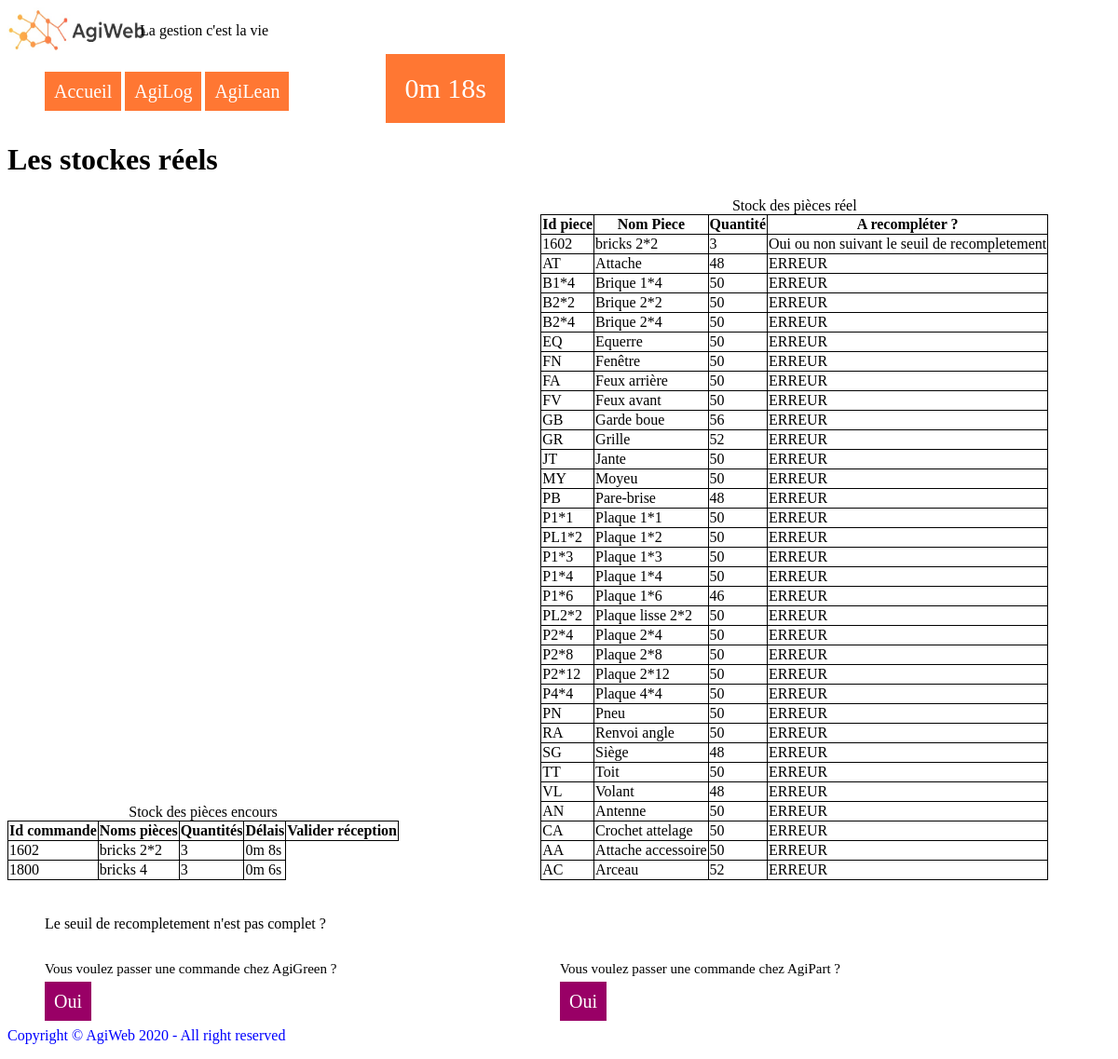
Page /Agilog/Encours on the earlier database version.
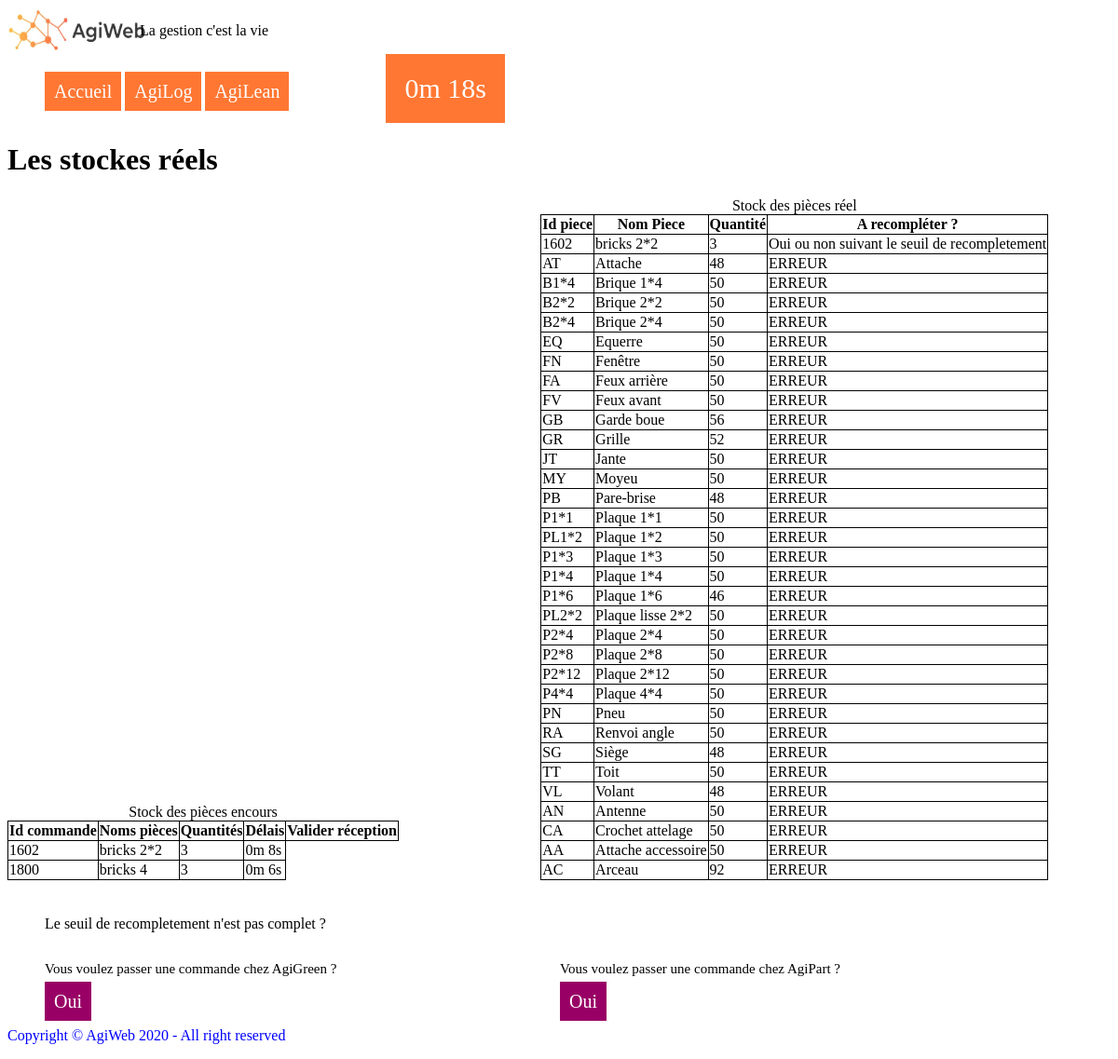
Same page on the later database version.
### tables this page shows
CREATE TABLE "piece" (
	"id"	TEXT NOT NULL,
	"nom"	TEXT NOT NULL,
	"quantite"	INTEGER NOT NULL,
	"seuil_recomp"	INTEGER,
	"stock_secu"	INTEGER,
	"delai_reappro"	INTEGER,
	"a_commander"	INTEGER,
	"fournisseur"	INTEGER,
	PRIMARY KEY("id")
);

### run.py (the view)
@app.route('/Agilog/Encours')
def encoursAlog():
    seuil_commande()
    tab_encours=select_encours()
    tab_reel=select_stock_reel()
    list_of_list = zip(tab_reel['id'],  tab_reel['nom'], tab_reel['quantite'], tab_reel['a_commander'])
    print(zip(tab_reel['id'],  tab_reel['nom'], tab_reel['quantite'], tab_reel['a_commander']))
    return render_template('encours_alog.html',tab_reel=list_of_list)

### fonctions_logiques.py (called while the page is built, shortened)
def seuil_commande (): #stock, nom et seuil_recomp sont des listes et si les stock sont inf au seuil, la colonne a_commander de la pièce passe à 1
    con = lite.connect(cheminbdd) #attention chez toi c'est pas rangé au meme endroit
    con.row_factory = lite.Row
    cur = con.cursor()
    cur.execute("SELECT quantite, seuil_recomp, nom FROM piece")
    d=tab(cur.fetchall())
    bdd=convert_dict(d,"quantite","seuil_recomp","nom")
    taille=len(bdd["quantite"])
    for i in range (0,taille):
        print (bdd["seuil_recomp"][i])
        print (bdd["quantite"][i])
        try:
            bdd["seuil_recomp"][i]=int(bdd["seuil_recomp"][i])
        except:
            print ("non")
    con.commit()
    con.close()

def tab (listesql): #prend une liste sql et la transforme en tableau
    tt=[]
    for i in listesql:
        a=[]
        for j in i:
            a.append(j)
        tt.append(a)
    ttt=[0]*len(tt[0])
    for i in range (0,len(tt[0])):
        ttt[i]=[0]*len(tt)
    for i in range (0,len(tt[0])):
            for j in range (0,len(tt)):
                ttt[i][j]=tt[j][i]
    return(ttt)

def convert_dict(L,c1=None,c2=None,c3=None,c4=None,c5=None,c6=None,c7=None,c8=None): #ci colonnes, ce sont des strings
    D=dict()
    C=[c1,c2,c3,c4,c5,c6,c7,c8]
    for i in range(8):
        if type(C[i])==str:
            D[C[i]]=L[i]
    return D

def select_encours (): #selectionne les stocks en cours pour pouvoir ensuite les afficher
    con = lite.connect(cheminbdd)
    con.row_factory = lite.Row
    cur = con.cursor()
    cur.execute("SELECT id_com, date,nom as nom_piece,quantite, strftime('%s',date_arrivee)- strftime('%s',strftime('%H:%M:%S','now')) as timer from (SELECT id_com,nom,quantite,date,delai,strftime('%H:%M:%S',(SELECT commande.date FROM commande),delai) as date_arrivee from (SELECT piece.id as id_piece,piece.nom, piece.fournisseur, fournisseur.delai from piece join fournisseur ON piece.fournisseur==fournisseur.id) JOIN (SELECT commande.id as id_com,commande.date,compo_commande.piece,compo_commande.quantite from commande join compo_commande on commande.id==compo_commande.commande) ON id_piece==piece);")
    d=tab(cur.fetchall())
    b=convert_dict(d,"id","date","nom", "quantite","timer")
    con.close()
    return b

### templates/encours_alog.html (shortened to what this page needs)
<html>
{% include "head.html" %}
    <body>
        {% include "Navbar.html" %}
        <div id="content-stock">
            <h1>Les stockes réels </h1>
            <div class="leftbox">
                <table>
                    <caption>Stock des pièces encours</caption>
                    <tr>
                        <th>Id commande</th>
                        <th>Noms pièces</th>
                        <th>Quantités</th>
                        <th>Délais</th>
                        <th>Valider réception</th>
                    </tr>
                    <tr>
                        <td>1602</td>
                        <td>bricks 2*2</td>
                        <td>3</td>
                        <td class="timer" timer="10">  </td>
                    </tr>
                    <tr>
                        <td>1800</td>
                        <td>bricks 4</td>
                        <td>3</td>
                        <td class="timer" timer="8">   </td>
                    </tr>
                </table>
            </div>
            <div class="rightbox">
                <table>
                    <caption>Stock des pièces réel</caption>
                    <tr>
                        <th>Id piece</th>
                        <th>Nom Piece</th>
                        <th>Quantité</th>
                        <th>A recompléter ?</th>
                    </tr>
                        <td>1602</td>
                        <td>bricks 2*2</td>
                        <td>3</td>
                        <td>Oui ou non suivant le seuil de recompletement</td>
                    {%for piece in tab_reel %}
                    <tr>
                        <td>{{piece[0]}}</td>
                        <td>{{piece[1]}}</td>
                        <td>{{piece[2]}}</td>
                        <td>{{piece[3]}}</td>
                    </tr>
                    {%endfor%}
                </table>
            </div>
            <br/>
            <br/>
            </div>
                <div id="content-commande">
                    <ul>
                        <p>Le seuil de recompletement n'est pas complet ?</p>
                        <div class="leftbox">
                            <p class= "small ">  Vous voulez passer une commande chez AgiGreen ? </p>
                            <li class="bouton_commande">
                                <a href="{{url_for('page_cmd_green')}}"> Oui </a>
                            </li>
                        </div>
                        <div class="rightbox">
                            <p class= "small ">Vous voulez passer une commande chez AgiPart ? </p>
                            <li class="bouton_commande">
                                <a href="{{url_for('page_cmd_part')}}"> Oui </a>
                            </li>
                        </div>
                    </ul>
                </div>
        <footer>
            <p> Copyright &copy; AgiWeb 2020 - All right reserved </p>
        </footer>
</html>

### Templates/head.html (shortened to what this page needs)
<head>
  <link rel="stylesheet" type="text/css" href="{{url_for("static", filename="accueil.css")}}">
</head>

### Templates/Navbar.html
<header>
  <div id="content">
    <div id="photo">
      <img class="logo" src="{{url_for("static",filename="logo.jpg")}}" alt="description" />
    </div>
    <div id="proverbe">
      <p> La gestion c'est la vie </p>
    </div>
  </div>
</header>
<div id="extending-nav">
  <div class="leftbox">
    <nav class="menu-nav">
      <ul>
        <li class="bouton">
          <a href="{{url_for('index')}}"> Accueil </a>
        </li>
        <li class="bouton">
          <a href="{{url_for('agilog')}}" rel="nofollow">
          AgiLog </a>
        </li>
        <li class="bouton">
          <a href="{{url_for('agilean')}}" rel="nofollow">
          AgiLean </a>
        </li>
      </ul>
    </nav>
  </div>
  <div class="rightbox">
    <p id="chrono" chrono="16"></p>
  </div>
</div>

### Static/accueil.css (style rules this page uses)
.logo { width:150px ; height:50px ; float : left ; }
table { border-collapse: collapse; }
td,th { border-style: solid; border: 1px, solid black; }
div#content div { display :inline-block; width: 12%; }
div#content div#photo { float:left; }
div#content div#proverbe { vertical-align: top; }
nav.menu-nav ul li.bouton { list-style-type: none; display :inline-block; }
nav.menu-nav ul li.bouton a { color:white; background-color:FF7733; text-decoration: none; padding:10px; font-size:20px; }
div#extending-nav div { display :inline-block; }
div#extending-nav .leftbox { margin-right: 100px; }
#chrono { background-color:#FF7733; color:white; margin:0px; font-size: 30px; padding: 20px; }
footer { color:blue; }
.small { font-size:15px }
td,th { border: 1px solid black; }
div#content-commande ul li.bouton_commande { list-style-type: none; }
div#content-commande ul li.bouton_commande a { color:white; background-color:990066; text-decoration: none; padding:10px; font-size:20px; }
div#content-stock div { display :inline-block; width:48%; }
div#content-commande div { display :inline-block; width:48%; }

Differences in the rows shown:
changed piece "AC": quantite "52" → "92"
